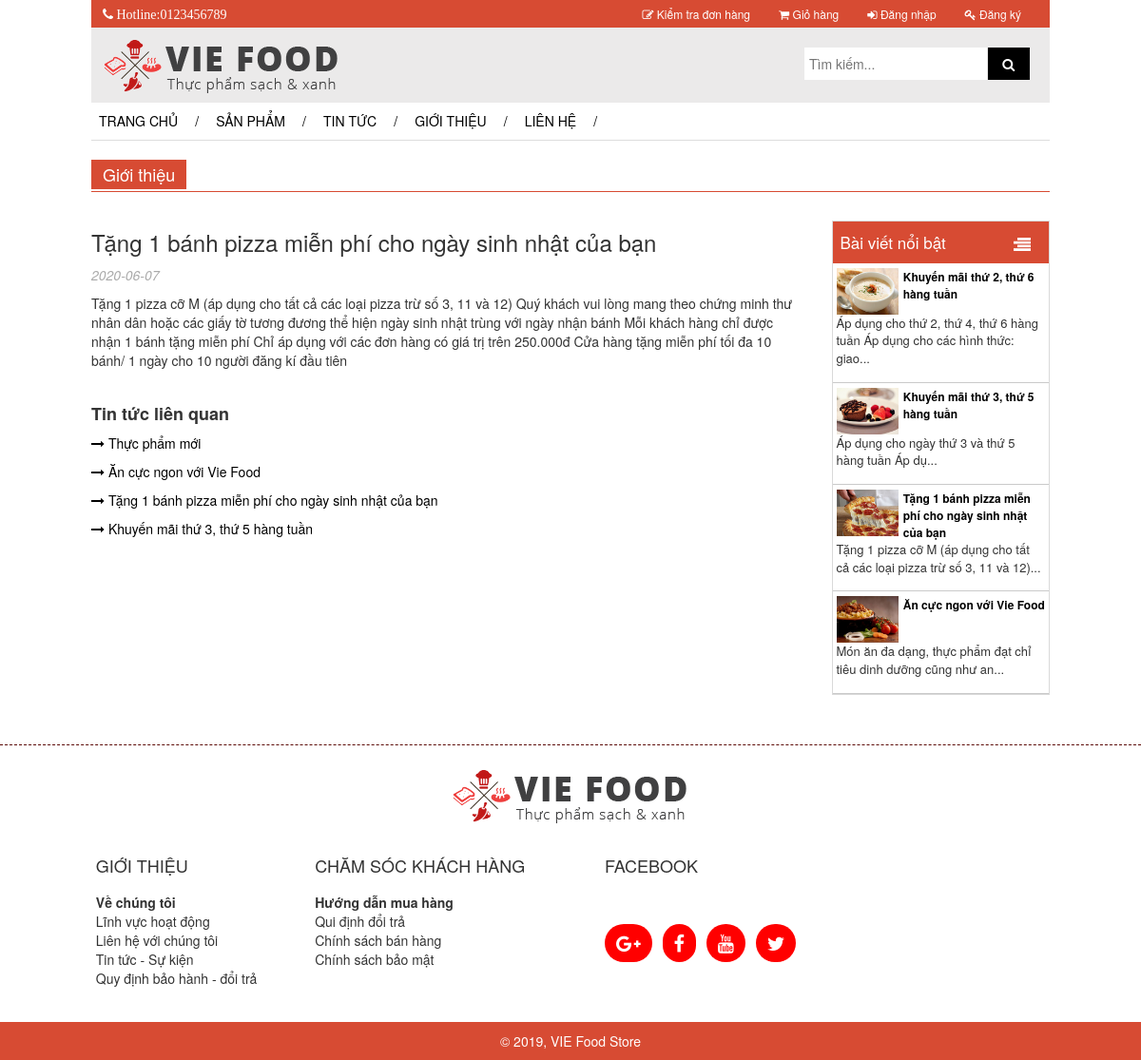
The page /fastfood/chitiettintuc.php?matt=7 on the database its author committed.
### tables this page shows
CREATE TABLE `tintuc` (
  `matt` int(255) NOT NULL,
  `tieude` varchar(255) NOT NULL,
  `noidung` text NOT NULL,
  `thoigiandang` date NOT NULL,
  `hinhanh` varchar(255) NOT NULL,
  `manv` int(11) NOT NULL,
  `tinhtrang` int(11) NOT NULL
);

### fastfood/chitiettintuc.php (the view, shortened to what this page needs)
<?php
	if(isset($_SESSION['user']['uid']))
	{
		include("includes/header_user.php");
	}
	else
	{
		include("includes/header.php");
	}
	include("includes/connect_db.php");
?>
	<div id="contain" style="margin-top: 2%;">
		<div style="background-color:#d74b33;float: left;color: white;">
			<h1 style="font-size: 18px; font-weight: normal; padding: 0 12px; text-align: left; margin: 0!important;line-height: 31px">
			    Giới thiệu
		    </h1>
		</div>
		<div style="border-bottom:solid 1px #d74b33;clear: both;padding-top: 0.2%;margin-bottom: 2%;"></div>
		<div class="row">
			<div class="col-md-9">
				<?php
					$url=$_GET['matt'];
					$query="SELECT * FROM tintuc where matt=".$url;
					$result=mysqli_query($dbc,$query);check_errors($result,$query);
					while(list($matt,$tieude,$noidung,$thoigiandang,$hinhanh)=mysqli_fetch_array($result,MYSQLI_NUM))
				    {?>
					    <h3>
					    	<?php echo $tieude ?>
					    </h3>
					    <div style="font-style: italic;margin-bottom: 10px;color: #aaaaaa;font-size: 14px;">
				    		<p>
					    		<?php echo $thoigiandang ?>
							</p>
				    	</div>
				    	<div>
				    		<?php echo $noidung ?>
				    	</div>
					<?PHP }
				?>
				<div style="margin-top: 5%;">
					<h4 style="font-weight: bold;">
						Tin tức liên quan
					</h4>
					<?php
						$query="SELECT * FROM tintuc where tinhtrang=1 ORDER BY matt DESC LIMIT 4 ";
						$result=mysqli_query($dbc,$query);check_errors($result,$query);
						while(list($matt,$tieude,$noidung,$thoigiandang,$hinhanh)=mysqli_fetch_array($result,MYSQLI_NUM))
					    {?>
						    <p>
						    	<a href="chitiettintuc.php?matt=<?php echo $matt ?>" class="bdr">
						    		<i class="fa fa-long-arrow-right"></i>
						    		<?php echo $tieude ?>
						    	</a>
						    </p>
						<?PHP }
					?>
				</div>
			</div>
			<div class="col-md-3">
				<?php  include("includes/product_posts.php");?>
			</div>
		</div>
	</div>
	<?php  include("includes/footer.php");?>

### fastfood/includes/product_posts.php
<div class="ctn_ports">
	<div class="ctn_ports_ttl">
		<span>
			Bài viết nổi bật
		</span>
		<span style="float: right;margin-right: 5%;">
		    <img src="IMAGES/icon_vmega.png">
		</span>
	</div>
	<?php
    	function truncateString($str, $maxChars = 123, $holder = "...")
		{
		    if (strlen($str) > $maxChars) {
		        return trim(substr($str, 0, $maxChars)) . $holder;
		    } else {
		        return $str;
		    }
		}
	?>
    <?php
		$query="SELECT * FROM `tintuc` where tinhtrang=1 LIMIT 4";
		$result=mysqli_query($dbc,$query);check_errors($result,$query);
		while(list($matt,$tieude,$noidung,$thoigiandang,$hinhanh)=mysqli_fetch_array($result,MYSQLI_NUM))
	    {?>
		    <div class="ctn_ports_1">
		     	<div tyle="width: 100%;">
		    		<div class="ctn_ports_1_img">
				    	<a href="chitiettintuc.php?matt=<?php echo $matt ?>">
				    		<img src=<?php echo $hinhanh ?>>
				    	</a>
		    		</div>
		    	</div>
		    	<div style="width: 100%;">
		    		<div class="ctn_ports_1_ctn">
				    	<a href="chitiettintuc.php?matt=<?php echo $matt ?>">
				    		<?php echo $tieude ?>
				    	</a>
					</div>
		    	</div>
		    	<div class="ctn_ports_1_ps">
		    		<p>
			    		<?php echo truncateString($noidung) ?>
					</p>
		    	</div>
		    </div>
		<?PHP }
	?>
</div>

### fastfood/CSS/mycss.css (style rules this page uses)
body { margin: 0; padding: 0; }
.ctn_ports { width: 100%; border: 1px solid #d9d9d9; margin-top: 4%; margin-bottom: 2%; }
.ctn_ports_ttl { width: 100%; background-color: #d74b33; color: white; padding:10px 8px; font-size: 17px; }
.ctn_ports_1 { width: 100%; padding:5px 4px; border-bottom: 1px solid #cacaca; }
.ctn_ports_1_img { width: 30%; float: left; }
.ctn_ports_1_img img { max-width: 100%; }
.ctn_ports_1 .ctn_ports_1_ctn { text-align: left; padding-left: 32%; font-size: 12px; }
.ctn_ports_1 .ctn_ports_1_ctn a { text-decoration: none; color: black; font-weight: bold; white-space: normal }
.ctn_ports_1_ps { font-size: 13px; clear: both; }
a { white-space: nowrap; }

### fastfood/chitiettintuc.php (style rules this page uses)
a.bdr { color: black; text-decoration: none; }

### rows shown on the page
tintuc: tieude "Tặng 1 bánh pizza miễn phí cho ngày sinh nhật của bạn", thoigiandang "2020-06-07", noidung "Tặng 1 pizza cỡ M (áp dụng cho tất cả các loại pizza trừ số 3, 11 và 12) Quý khách vui lòng mang theo chứng minh thư nhân dân hoặc các giấy tờ tương đương thể hiện ngày sinh nhật trùng với ngày nhận bánh Mỗi khách hàng chỉ được nhận 1 bánh tặng miễn phí Chỉ áp dụng với các đơn hàng có giá trị trên 250.000đ Cửa hàng tặng miễn phí tối đa 10 bánh/ 1 ngày cho 10 người đăng kí đầu tiên", hinhanh (picture), noidung "Tặng 1 pizza cỡ M (áp dụng cho tất cả các loại pizza trừ số 3, 11 và 12)..."
tintuc: tieude "Thực phẩm mới"
tintuc: tieude "Ăn cực ngon với Vie Food", hinhanh (picture), noidung "Món ăn đa dạng, thực phẩm đạt chỉ tiêu dinh dưỡng cũng như an..."
tintuc: tieude "Khuyến mãi thứ 3, thứ 5 hàng tuần", hinhanh (picture), noidung "Áp dụng cho ngày thứ 3 và thứ 5 hàng tuần Áp dụ..."
tintuc: hinhanh (picture), tieude "Khuyến mãi thứ 2, thứ 6 hàng tuần", noidung "Áp dụng cho thứ 2, thứ 4, thứ 6 hàng tuần Áp dụng cho các hình thức: giao..."
